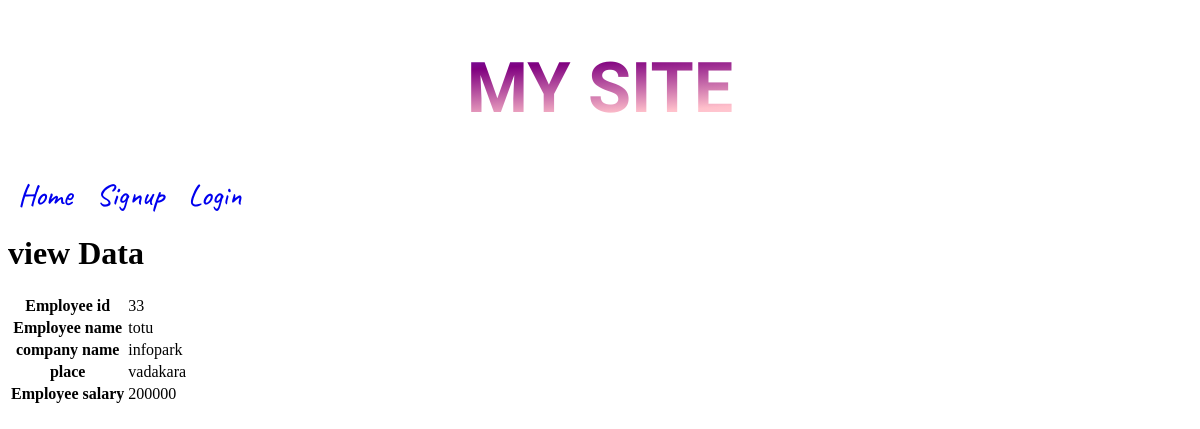
The page /viewdata/4 on the database as committed earlier.
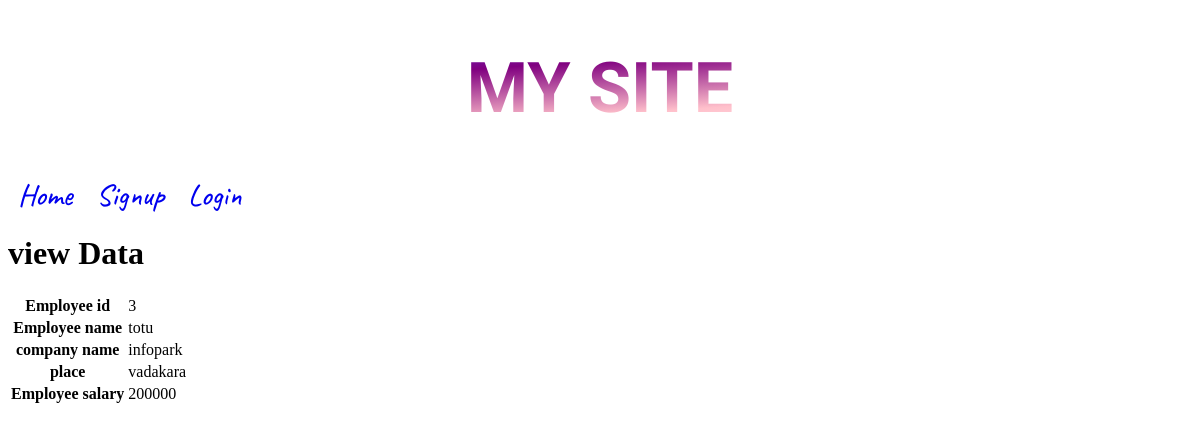
The same page on the database as committed later.
### app7/models.py (models this page shows)
class employee(models.Model):
    Emp_id=models.IntegerField()
    Emp_name=models.CharField(max_length=50)
    place=models.CharField(max_length=200)
    company_name=models.CharField(max_length=200)
    salary=models.IntegerField()

### app7/views.py (the view)
# urls.py: path('viewdata/<int:p>',views.view_emp,name='view_emp'),
def view_emp(request,p):
    d=employee.objects.get(pk=p)
    return render (request,'view_data.html', {"a":d})

### templates/view_data.html
{% extends "base.html" %}
{% block body_block %}
<h1>view Data</h1>
<table>
    <tr>
        <th>Employee id</th>
        <td>{{a.Emp_id}}</td>
    </tr>
    <tr>
        <th>Employee name</th>
        <td>{{a.Emp_name}}</td>
    </tr>
    <tr>
        <th>company name</th>
        <td>{{a.company_name}}</td>
    </tr>
    <tr>
        <th>place</th>
        <td>{{a.place}}</td>
    </tr>
    <tr>
        <th>Employee salary</th>
        <td>{{a.salary}}</td>
    </tr>
</table>
{% endblock %}

### templates/base.html (shortened to what this page needs)
{% load static %}
<!DOCTYPE html>
<html lang="en">
<head>
    <link rel="stylesheet" href="{% static 'css/style.css' %}">
</head>
<body>
   <h1 class="bg-info">my site</h1>
   <div class="btn-group btn-group-justified" id="y" style="background:white">
        <a href="{% url 'home' %}" class="btn btn-primary">home</a>
        {% if user.is_authenticated %}
        <a href="{% url 'password_change' %}" class="btn btn-primary">change password</a>
        <a href="{% url 'logout' %}" class="btn btn-primary">logout</a>
        <a href="{% url 'view' %}" class="btn btn-primary">view</a>
        <a href="{% url 'add' %}" class="btn btn-primary">Add</a>
        {% else %}
        <a href="{% url 'signup1' %}" class="btn btn-primary">signup</a>
        <a href="{% url 'login1' %}" class="btn btn-primary">login</a>
        {% endif %}
   </div>
   {% block body_block %}
   {% endblock %}
</body>
</html>

### static/css/style.css (style rules this page uses)
.bg-info { text-align: center; font-size: 70px; font-weight: 900; text-transform: uppercase; font-family: 'Darumadrop One', cursive; background:linear-gradient(to bottom right,rgb(74, 74, 255), purple,pink,white); -webkit-text-fill-color: transparent; -webkit-background-clip: text; }
.btn-group { text-align: justify; font-family: 'Caveat', cursive; }
a { margin-left: 10px; margin-right: 10px; text-transform: capitalize; text-decoration: none; font-weight: 500; font-size: 30px; }

Rows that differ between the two databases and show on the page:
changed employee "totu": Emp_id "33" → "3"
